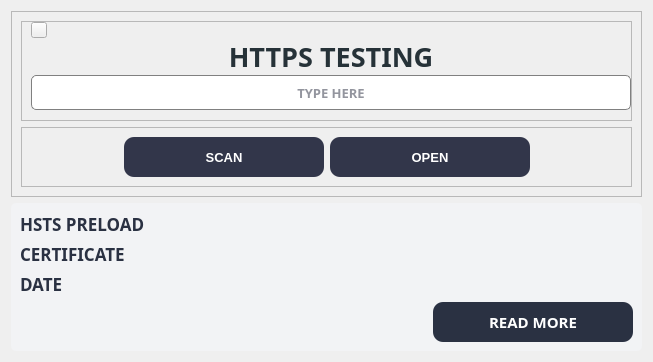
                 <widget class="QWidget" name="page_https">
                  <layout class="QVBoxLayout" name="verticalLayout_35">
                   <item>
                    <widget class="QFrame" name="frame_31">
                     <property name="frameShape">
                      <enum>QFrame::StyledPanel</enum>
                     </property>
                     <property name="frameShadow">
                      <enum>QFrame::Raised</enum>
                     </property>
                     <layout class="QVBoxLayout" name="verticalLayout_36">
                      <item>
                       <widget class="QFrame" name="frame_34">
                        <property name="frameShape">
                         <enum>QFrame::StyledPanel</enum>
                        </property>
                        <property name="frameShadow">
                         <enum>QFrame::Raised</enum>
                        </property>
                        <layout class="QVBoxLayout" name="verticalLayout_37">
                         <property name="spacing">
                          <number>0</number>
                         </property>
                         <property name="topMargin">
                          <number>0</number>
                         </property>
                         <property name="rightMargin">
                          <number>0</number>
                         </property>
                         <property name="bottomMargin">
                          <number>10</number>
                         </property>
                         <item alignment="Qt::AlignLeft">
                          <widget class="QPushButton" name="btn_backHttps">
                           <property name="maximumSize">
                            <size>
                             <width>16</width>
                             <height>16</height>
                            </size>
                           </property>
                           <property name="cursor">
                            <cursorShape>PointingHandCursor</cursorShape>
                           </property>
                           <property name="styleSheet">
                            <string notr="true">background-image: url(D:/ISAN Security Gizmo Box/assets/icons/icon-back.png);</string>
                           </property>
                           <property name="text">
                            <string/>
                           </property>
                           <property name="icon">
                            <iconset resource="../resource.qrc">
                             <normaloff>:/icons/icons/icon-back.png</normaloff>:/icons/icons/icon-back.png</iconset>
                           </property>
                          </widget>
                         </item>
                         <item>
                          <widget class="QLabel" name="label_https">
                           <property name="font">
                            <font>
                             <family>Bahnschrift SemiBold</family>
                             <pointsize>20</pointsize>
                             <weight>75</weight>
                             <bold>true</bold>
                            </font>
                           </property>
                           <property name="styleSheet">
                            <string notr="true">color: rgb(38, 50, 56);</string>
                           </property>
                           <property name="text">
                            <string>HTTPS TESTING</string>
                           </property>
                           <property name="alignment">
                            <set>Qt::AlignCenter</set>
                           </property>
                          </widget>
                         </item>
                         <item alignment="Qt::AlignTop">
                          <widget class="QLineEdit" name="lineEdit_https">
                           <property name="minimumSize">
                            <size>
                             <width>600</width>
                             <height>35</height>
                            </size>
                           </property>
                           <property name="font">
                            <font>
                             <family>Bahnschrift SemiBold</family>
                             <pointsize>10</pointsize>
                             <weight>75</weight>
                             <bold>true</bold>
                            </font>
                           </property>
                           <property name="styleSheet">
                            <string notr="true">QLineEdit {
  border: 1px solid gray;
  color: rgba(40,43,61,255);
  border-radius: 5px;
}

QLineEdit:hover {
  border: 2px solid;
  border-color: rgba(0,143,255,255);
}
QLineEdit:focus {
  border: 1px solid;
  border-color: rgba(88,199,141,255);
}
</string>
                           </property>
                           <property name="alignment">
                            <set>Qt::AlignCenter</set>
                           </property>
                           <property name="placeholderText">
                            <string>TYPE HERE</string>
                           </property>
                          </widget>
                         </item>
                        </layout>
                       </widget>
                      </item>
                      <item alignment="Qt::AlignTop">
                       <widget class="QFrame" name="frame_35">
                        <property name="frameShape">
                         <enum>QFrame::StyledPanel</enum>
                        </property>
                        <property name="frameShadow">
                         <enum>QFrame::Raised</enum>
                        </property>
                        <layout class="QHBoxLayout" name="horizontalLayout_16">
                         <item alignment="Qt::AlignRight">
                          <widget class="QPushButton" name="btn_scanHttps">
                           <property name="minimumSize">
                            <size>
                             <width>200</width>
                             <height>40</height>
                            </size>
                           </property>
                           <property name="maximumSize">
                            <size>
                             <width>200</width>
                             <height>40</height>
                            </size>
                           </property>
                           <property name="font">
                            <font>
                             <family>Yu Gothic UI</family>
                             <pointsize>10</pointsize>
                             <weight>75</weight>
                             <bold>true</bold>
                            </font>
                           </property>
                           <property name="styleSheet">
                            <string notr="true"> QPushButton{
		background-color: rgba(50,54,74,255);
        border-radius: 5px;
		color: rgb(255, 255, 255);
    }
 QPushButton{
        border-radius: 10px;
    }
QPushButton:hover {
	 border-radius: 10px;
	 background-color: rgba(0,143,255,255);
}
QPushButton:pressed {
	background-color: rgb(120, 120, 120);
	color: rgb(255, 255, 255);
}
</string>
                           </property>
                           <property name="text">
                            <string>SCAN</string>
                           </property>
                           <property name="icon">
                            <iconset>
                             <normaloff>../icons/icon-scan.png</normaloff>../icons/icon-scan.png</iconset>
                           </property>
                           <property name="iconSize">
                            <size>
                             <width>30</width>
                             <height>30</height>
                            </size>
                           </property>
                          </widget>
                         </item>
                         <item alignment="Qt::AlignLeft">
                          <widget class="QPushButton" name="btn_openHttps">
                           <property name="minimumSize">
                            <size>
                             <width>200</width>
                             <height>40</height>
                            </size>
                           </property>
                           <property name="maximumSize">
                            <size>
                             <width>200</width>
                             <height>40</height>
                            </size>
                           </property>
                           <property name="font">
                            <font>
                             <family>Yu Gothic UI</family>
                             <pointsize>10</pointsize>
                             <weight>75</weight>
                             <bold>true</bold>
                            </font>
                           </property>
                           <property name="styleSheet">
                            <string notr="true"> QPushButton{
		background-color: rgba(50,54,74,255);
        border-radius: 5px;
		color: rgb(255, 255, 255);
    }
 QPushButton{
        border-radius: 10px;
    }
QPushButton:hover {
	 border-radius: 10px;
	 background-color: rgba(0,143,255,255);
}
QPushButton:pressed {
	background-color: rgb(120, 120, 120);
	color: rgb(255, 255, 255);
}
</string>
                           </property>
                           <property name="text">
                            <string>OPEN</string>
                           </property>
                           <property name="icon">
                            <iconset>
                             <normaloff>../icons/icon-folder.png</normaloff>../icons/icon-folder.png</iconset>
                           </property>
                           <property name="iconSize">
                            <size>
                             <width>30</width>
                             <height>30</height>
                            </size>
                           </property>
                          </widget>
                         </item>
                        </layout>
                       </widget>
                      </item>
                     </layout>
                    </widget>
                   </item>
                   <item>
                    <widget class="QFrame" name="frame_32">
                     <property name="minimumSize">
                      <size>
                       <width>200</width>
                       <height>40</height>
                      </size>
                     </property>
                     <property name="styleSheet">
                      <string notr="true">background-color:rgba(242,243,245,255);
border-radius: 5px;</string>
                     </property>
                     <property name="frameShape">
                      <enum>QFrame::StyledPanel</enum>
                     </property>
                     <property name="frameShadow">
                      <enum>QFrame::Raised</enum>
                     </property>
                     <layout class="QVBoxLayout" name="verticalLayout_38">
                      <item>
                       <widget class="QLabel" name="label_preloadHttps">
                        <property name="font">
                         <font>
                          <family>Bahnschrift SemiBold</family>
                          <pointsize>13</pointsize>
                          <weight>75</weight>
                          <bold>true</bold>
                         </font>
                        </property>
                        <property name="styleSheet">
                         <string notr="true">color: rgb(42, 49, 66);</string>
                        </property>
                        <property name="text">
                         <string>HSTS PRELOAD</string>
                        </property>
                       </widget>
                      </item>
                      <item>
                       <widget class="QLabel" name="label_certificateHttps">
                        <property name="font">
                         <font>
                          <family>Bahnschrift SemiBold</family>
                          <pointsize>13</pointsize>
                          <weight>75</weight>
                          <bold>true</bold>
                         </font>
                        </property>
                        <property name="styleSheet">
                         <string notr="true">color: rgb(42, 49, 66);</string>
                        </property>
                        <property name="text">
                         <string>CERTIFICATE</string>
                        </property>
                       </widget>
                      </item>
                      <item>
                       <widget class="QLabel" name="label_dateHpps">
                        <property name="font">
                         <font>
                          <family>Bahnschrift SemiBold</family>
                          <pointsize>13</pointsize>
                          <weight>75</weight>
                          <bold>true</bold>
                         </font>
                        </property>
                        <property name="styleSheet">
                         <string notr="true">color: rgb(42, 49, 66);
 background-color: transparent; 
   
</string>
                        </property>
                        <property name="text">
                         <string>DATE</string>
                        </property>
                       </widget>
                      </item>
                      <item alignment="Qt::AlignRight">
                       <widget class="QPushButton" name="btn_readMoreHttps">
                        <property name="minimumSize">
                         <size>
                          <width>200</width>
                          <height>40</height>
                         </size>
                        </property>
                        <property name="maximumSize">
                         <size>
                          <width>200</width>
                          <height>40</height>
                         </size>
                        </property>
                        <property name="font">
                         <font>
                          <family>Bahnschrift SemiBold</family>
                          <pointsize>11</pointsize>
                          <weight>75</weight>
                          <bold>true</bold>
                         </font>
                        </property>
                        <property name="styleSheet">
                         <string notr="true"> QPushButton{
	    background-color: rgb(42, 49, 66);
        border-radius: 5px;
		color: rgb(255, 255, 255);
    }
 QPushButton{
        border-radius: 10px;
    }
QPushButton:hover {
	 border-radius: 10px;
	 background-color: rgba(0,143,255,255);
}
QPushButton:pressed {
	background-color: rgb(120, 120, 120);
	color: rgb(255, 255, 255);
}
</string>
                        </property>
                        <property name="text">
                         <string>READ MORE</string>
                        </property>
                        <property name="icon">
                         <iconset>
                          <normaloff>../icons/icon-more.png</normaloff>../icons/icon-more.png</iconset>
                        </property>
                        <property name="iconSize">
                         <size>
                          <width>30</width>
                          <height>30</height>
                         </size>
                        </property>
                       </widget>
                      </item>
                     </layout>
                    </widget>
                   </item>
                  </layout>
                 </widget>
